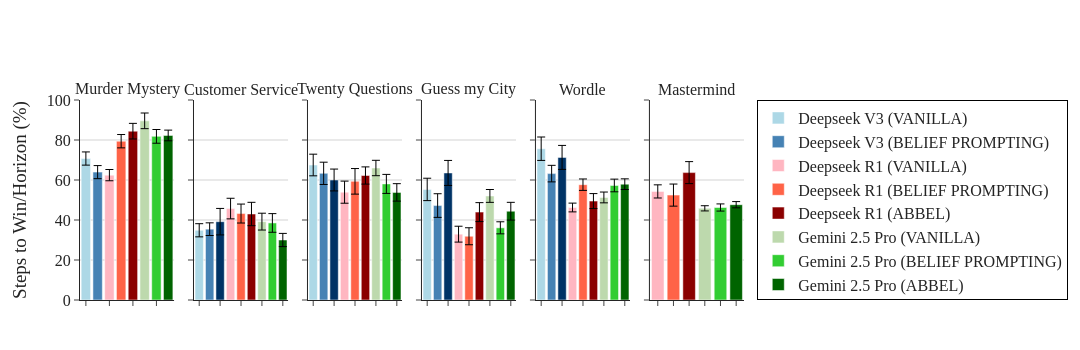

The cell this chart's notebook holds for it:
### Code cell
summary_df_steps = summarize_steps_to_win(df)
fig = plot_win_rates(summary_df_steps, metric='fraction_max_steps_to_win')
fig.show()

### Figure 1 — Plotly figure (JSON) as saved in the notebook; plotly's stock layout.template omitted (floating-point values rounded to 4 significant figures)
{"data": [{"error_y": {"array": [3.298], "color": "black", "thickness": 1, "type": "data", "visible": true, "width": 4}, "hovertemplate": "Env: Murder Mystery<br>Word Limit: None<br>Model: Deepseek V3 (VANILLA)<br>Success Rate: {y:.2f}%<br>SEM: 3.30%<br>N: 34", "marker": {"color": "#ADD8E6"}, "name": "Deepseek V3 (VANILLA)", "showlegend": true, "type": "bar", "width": 0.8, "x": ["Deepseek V3 (VANILLA)"], "xaxis": "x", "y": [70.74], "yaxis": "y"}, {"error_y": {"array": [3.269], "color": "black", "thickness": 1, "type": "data", "visible": true, "width": 4}, "hovertemplate": "Env: Murder Mystery<br>Word Limit: None<br>Model: Deepseek V3 (BELIEF PROMPTING)<br>Success Rate: {y:.2f}%<br>SEM: 3.27%<br>N: 33", "marker": {"color": "#4682B4"}, "name": "Deepseek V3 (BELIEF PROMPTING)", "showlegend": true, "type": "bar", "width": 0.8, "x": ["Deepseek V3 (BELIEF PROMPTING)"], "xaxis": "x", "y": [63.94], "yaxis": "y"}, {"error_y": {"array": [2.809], "color": "black", "thickness": 1, "type": "data", "visible": true, "width": 4}, "hovertemplate": "Env: Murder Mystery<br>Word Limit: None<br>Model: Deepseek R1 (VANILLA)<br>Success Rate: {y:.2f}%<br>SEM: 2.81%<br>N: 39", "marker": {"color": "#FFB6C1"}, "name": "Deepseek R1 (VANILLA)", "showlegend": true, "type": "bar", "width": 0.8, "x": ["Deepseek R1 (VANILLA)"], "xaxis": "x", "y": [62.44], "yaxis": "y"}, {"error_y": {"array": [3.333], "color": "black", "thickness": 1, "type": "data", "visible": true, "width": 4}, "hovertemplate": "Env: Murder Mystery<br>Word Limit: None<br>Model: Deepseek R1 (BELIEF PROMPTING)<br>Success Rate: {y:.2f}%<br>SEM: 3.33%<br>N: 25", "marker": {"color": "#FF6347"}, "name": "Deepseek R1 (BELIEF PROMPTING)", "showlegend": true, "type": "bar", "width": 0.8, "x": ["Deepseek R1 (BELIEF PROMPTING)"], "xaxis": "x", "y": [79.4], "yaxis": "y"}, {"error_y": {"array": [3.903], "color": "black", "thickness": 1, "type": "data", "visible": true, "width": 4}, "hovertemplate": "Env: Murder Mystery<br>Word Limit: None<br>Model: Deepseek R1 (ABBEL)<br>Success Rate: {y:.2f}%<br>SEM: 3.90%<br>N: 17", "marker": {"color": "#8B0000"}, "name": "Deepseek R1 (ABBEL)", "showlegend": true, "type": "bar", "width": 0.8, "x": ["Deepseek R1 (ABBEL)"], "xaxis": "x", "y": [84.41], "yaxis": "y"}, {"error_y": {"array": [3.915], "color": "black", "thickness": 1, "type": "data", "visible": true, "width": 4}, "hovertemplate": "Env: Murder Mystery<br>Word Limit: None<br>Model: Gemini 2.5 Pro (VANILLA)<br>Success Rate: {y:.2f}%<br>SEM: 3.91%<br>N: 12", "marker": {"color": "#BDD9AD"}, "name": "Gemini 2.5 Pro (VANILLA)", "showlegend": true, "type": "bar", "width": 0.8, "x": ["Gemini 2.5 Pro (VANILLA)"], "xaxis": "x", "y": [89.58], "yaxis": "y"}, {"error_y": {"array": [3.427], "color": "black", "thickness": 1, "type": "data", "visible": true, "width": 4}, "hovertemplate": "Env: Murder Mystery<br>Word Limit: None<br>Model: Gemini 2.5 Pro (BELIEF PROMPTING)<br>Success Rate: {y:.2f}%<br>SEM: 3.43%<br>N: 22", "marker": {"color": "#32CD32"}, "name": "Gemini 2.5 Pro (BELIEF PROMPTING)", "showlegend": true, "type": "bar", "width": 0.8, "x": ["Gemini 2.5 Pro (BELIEF PROMPTING)"], "xaxis": "x", "y": [81.82], "yaxis": "y"}, {"error_y": {"array": [2.675], "color": "black", "thickness": 1, "type": "data", "visible": true, "width": 4}, "hovertemplate": "Env: Murder Mystery<br>Word Limit: None<br>Model: Gemini 2.5 Pro (ABBEL)<br>Success Rate: {y:.2f}%<br>SEM: 2.67%<br>N: 33", "marker": {"color": "#006400"}, "name": "Gemini 2.5 Pro (ABBEL)", "showlegend": true, "type": "bar", "width": 0.8, "x": ["Gemini 2.5 Pro (ABBEL)"], "xaxis": "x", "y": [82.27], "yaxis": "y"}, {"error_y": {"array": [3.288], "color": "black", "thickness": 1, "type": "data", "visible": true, "width": 4}, "hovertemplate": "Env: Customer Service<br>Word Limit: None<br>Model: Deepseek V3 (VANILLA)<br>Success Rate: {y:.2f}%<br>SEM: 3.29%<br>N: 36", "marker": {"color": "#ADD8E6"}, "name": "Deepseek V3 (VANILLA)", "showlegend": false, "type": "bar", "width": 0.8, "x": ["Deepseek V3 (VANILLA)"], "xaxis": "x2", "y": [34.86], "yaxis": "y2"}, {"error_y": {"array": [3.165], "color": "black", "thickness": 1, "type": "data", "visible": true, "width": 4}, "hovertemplate": "Env: Customer Service<br>Word Limit: None<br>Model: Deepseek V3 (BELIEF PROMPTING)<br>Success Rate: {y:.2f}%<br>SEM: 3.16%<br>N: 36", "marker": {"color": "#4682B4"}, "name": "Deepseek V3 (BELIEF PROMPTING)", "showlegend": false, "type": "bar", "width": 0.8, "x": ["Deepseek V3 (BELIEF PROMPTING)"], "xaxis": "x2", "y": [35.42], "yaxis": "y2"}, {"error_y": {"array": [6.621], "color": "black", "thickness": 1, "type": "data", "visible": true, "width": 4}, "hovertemplate": "Env: Customer Service<br>Word Limit: None<br>Model: Deepseek V3 (ABBEL)<br>Success Rate: {y:.2f}%<br>SEM: 6.62%<br>N: 18", "marker": {"color": "#003366"}, "name": "Deepseek V3 (ABBEL)", "showlegend": false, "type": "bar", "width": 0.8, "x": ["Deepseek V3 (ABBEL)"], "xaxis": "x2", "y": [39.17], "yaxis": "y2"}, {"error_y": {"array": [5.148], "color": "black", "thickness": 1, "type": "data", "visible": true, "width": 4}, "hovertemplate": "Env: Customer Service<br>Word Limit: None<br>Model: Deepseek R1 (VANILLA)<br>Success Rate: {y:.2f}%<br>SEM: 5.15%<br>N: 28", "marker": {"color": "#FFB6C1"}, "name": "Deepseek R1 (VANILLA)", "showlegend": false, "type": "bar", "width": 0.8, "x": ["Deepseek R1 (VANILLA)"], "xaxis": "x2", "y": [45.71], "yaxis": "y2"}, {"error_y": {"array": [4.738], "color": "black", "thickness": 1, "type": "data", "visible": true, "width": 4}, "hovertemplate": "Env: Customer Service<br>Word Limit: None<br>Model: Deepseek R1 (BELIEF PROMPTING)<br>Success Rate: {y:.2f}%<br>SEM: 4.74%<br>N: 31", "marker": {"color": "#FF6347"}, "name": "Deepseek R1 (BELIEF PROMPTING)", "showlegend": false, "type": "bar", "width": 0.8, "x": ["Deepseek R1 (BELIEF PROMPTING)"], "xaxis": "x2", "y": [43.23], "yaxis": "y2"}, {"error_y": {"array": [5.842], "color": "black", "thickness": 1, "type": "data", "visible": true, "width": 4}, "hovertemplate": "Env: Customer Service<br>Word Limit: None<br>Model: Deepseek R1 (ABBEL)<br>Success Rate: {y:.2f}%<br>SEM: 5.84%<br>N: 20", "marker": {"color": "#8B0000"}, "name": "Deepseek R1 (ABBEL)", "showlegend": false, "type": "bar", "width": 0.8, "x": ["Deepseek R1 (ABBEL)"], "xaxis": "x2", "y": [43.0], "yaxis": "y2"}, {"error_y": {"array": [4.207], "color": "black", "thickness": 1, "type": "data", "visible": true, "width": 4}, "hovertemplate": "Env: Customer Service<br>Word Limit: None<br>Model: Gemini 2.5 Pro (VANILLA)<br>Success Rate: {y:.2f}%<br>SEM: 4.21%<br>N: 37", "marker": {"color": "#BDD9AD"}, "name": "Gemini 2.5 Pro (VANILLA)", "showlegend": false, "type": "bar", "width": 0.8, "x": ["Gemini 2.5 Pro (VANILLA)"], "xaxis": "x2", "y": [39.19], "yaxis": "y2"}, {"error_y": {"array": [4.666], "color": "black", "thickness": 1, "type": "data", "visible": true, "width": 4}, "hovertemplate": "Env: Customer Service<br>Word Limit: None<br>Model: Gemini 2.5 Pro (BELIEF PROMPTING)<br>Success Rate: {y:.2f}%<br>SEM: 4.67%<br>N: 34", "marker": {"color": "#32CD32"}, "name": "Gemini 2.5 Pro (BELIEF PROMPTING)", "showlegend": false, "type": "bar", "width": 0.8, "x": ["Gemini 2.5 Pro (BELIEF PROMPTING)"], "xaxis": "x2", "y": [38.53], "yaxis": "y2"}, {"error_y": {"array": [3.3], "color": "black", "thickness": 1, "type": "data", "visible": true, "width": 4}, "hovertemplate": "Env: Customer Service<br>Word Limit: None<br>Model: Gemini 2.5 Pro (ABBEL)<br>Success Rate: {y:.2f}%<br>SEM: 3.30%<br>N: 33", "marker": {"color": "#006400"}, "name": "Gemini 2.5 Pro (ABBEL)", "showlegend": false, "type": "bar", "width": 0.8, "x": ["Gemini 2.5 Pro (ABBEL)"], "xaxis": "x2", "y": [30.0], "yaxis": "y2"}, {"error_y": {"array": [5.411], "color": "black", "thickness": 1, "type": "data", "visible": true, "width": 4}, "hovertemplate": "Env: Twenty Questions<br>Word Limit: None<br>Model: Deepseek V3 (VANILLA)<br>Success Rate: {y:.2f}%<br>SEM: 5.41%<br>N: 20", "marker": {"color": "#ADD8E6"}, "name": "Deepseek V3 (VANILLA)", "showlegend": false, "type": "bar", "width": 0.8, "x": ["Deepseek V3 (VANILLA)"], "xaxis": "x3", "y": [67.5], "yaxis": "y3"}, {"error_y": {"array": [5.571], "color": "black", "thickness": 1, "type": "data", "visible": true, "width": 4}, "hovertemplate": "Env: Twenty Questions<br>Word Limit: None<br>Model: Deepseek V3 (BELIEF PROMPTING)<br>Success Rate: {y:.2f}%<br>SEM: 5.57%<br>N: 24", "marker": {"color": "#4682B4"}, "name": "Deepseek V3 (BELIEF PROMPTING)", "showlegend": false, "type": "bar", "width": 0.8, "x": ["Deepseek V3 (BELIEF PROMPTING)"], "xaxis": "x3", "y": [63.33], "yaxis": "y3"}, {"error_y": {"array": [5.466], "color": "black", "thickness": 1, "type": "data", "visible": true, "width": 4}, "hovertemplate": "Env: Twenty Questions<br>Word Limit: None<br>Model: Deepseek V3 (ABBEL)<br>Success Rate: {y:.2f}%<br>SEM: 5.47%<br>N: 21", "marker": {"color": "#003366"}, "name": "Deepseek V3 (ABBEL)", "showlegend": false, "type": "bar", "width": 0.8, "x": ["Deepseek V3 (ABBEL)"], "xaxis": "x3", "y": [60.0], "yaxis": "y3"}, {"error_y": {"array": [5.525], "color": "black", "thickness": 1, "type": "data", "visible": true, "width": 4}, "hovertemplate": "Env: Twenty Questions<br>Word Limit: None<br>Model: Deepseek R1 (VANILLA)<br>Success Rate: {y:.2f}%<br>SEM: 5.53%<br>N: 23", "marker": {"color": "#FFB6C1"}, "name": "Deepseek R1 (VANILLA)", "showlegend": false, "type": "bar", "width": 0.8, "x": ["Deepseek R1 (VANILLA)"], "xaxis": "x3", "y": [53.91], "yaxis": "y3"}, {"error_y": {"array": [6.397], "color": "black", "thickness": 1, "type": "data", "visible": true, "width": 4}, "hovertemplate": "Env: Twenty Questions<br>Word Limit: None<br>Model: Deepseek R1 (BELIEF PROMPTING)<br>Success Rate: {y:.2f}%<br>SEM: 6.40%<br>N: 15", "marker": {"color": "#FF6347"}, "name": "Deepseek R1 (BELIEF PROMPTING)", "showlegend": false, "type": "bar", "width": 0.8, "x": ["Deepseek R1 (BELIEF PROMPTING)"], "xaxis": "x3", "y": [59.33], "yaxis": "y3"}, {"error_y": {"array": [4.299], "color": "black", "thickness": 1, "type": "data", "visible": true, "width": 4}, "hovertemplate": "Env: Twenty Questions<br>Word Limit: None<br>Model: Deepseek R1 (ABBEL)<br>Success Rate: {y:.2f}%<br>SEM: 4.30%<br>N: 20", "marker": {"color": "#8B0000"}, "name": "Deepseek R1 (ABBEL)", "showlegend": false, "type": "bar", "width": 0.8, "x": ["Deepseek R1 (ABBEL)"], "xaxis": "x3", "y": [62.25], "yaxis": "y3"}, {"error_y": {"array": [3.846], "color": "black", "thickness": 1, "type": "data", "visible": true, "width": 4}, "hovertemplate": "Env: Twenty Questions<br>Word Limit: None<br>Model: Gemini 2.5 Pro (VANILLA)<br>Success Rate: {y:.2f}%<br>SEM: 3.85%<br>N: 30", "marker": {"color": "#BDD9AD"}, "name": "Gemini 2.5 Pro (VANILLA)", "showlegend": false, "type": "bar", "width": 0.8, "x": ["Gemini 2.5 Pro (VANILLA)"], "xaxis": "x3", "y": [66.0], "yaxis": "y3"}, {"error_y": {"array": [4.754], "color": "black", "thickness": 1, "type": "data", "visible": true, "width": 4}, "hovertemplate": "Env: Twenty Questions<br>Word Limit: None<br>Model: Gemini 2.5 Pro (BELIEF PROMPTING)<br>Success Rate: {y:.2f}%<br>SEM: 4.75%<br>N: 23", "marker": {"color": "#32CD32"}, "name": "Gemini 2.5 Pro (BELIEF PROMPTING)", "showlegend": false, "type": "bar", "width": 0.8, "x": ["Gemini 2.5 Pro (BELIEF PROMPTING)"], "xaxis": "x3", "y": [58.04], "yaxis": "y3"}, {"error_y": {"array": [4.371], "color": "black", "thickness": 1, "type": "data", "visible": true, "width": 4}, "hovertemplate": "Env: Twenty Questions<br>Word Limit: None<br>Model: Gemini 2.5 Pro (ABBEL)<br>Success Rate: {y:.2f}%<br>SEM: 4.37%<br>N: 25", "marker": {"color": "#006400"}, "name": "Gemini 2.5 Pro (ABBEL)", "showlegend": false, "type": "bar", "width": 0.8, "x": ["Gemini 2.5 Pro (ABBEL)"], "xaxis": "x3", "y": [53.8], "yaxis": "y3"}, {"error_y": {"array": [5.598], "color": "black", "thickness": 1, "type": "data", "visible": true, "width": 4}, "hovertemplate": "Env: Guess my City<br>Word Limit: None<br>Model: Deepseek V3 (VANILLA)<br>Success Rate: {y:.2f}%<br>SEM: 5.60%<br>N: 17", "marker": {"color": "#ADD8E6"}, "name": "Deepseek V3 (VANILLA)", "showlegend": false, "type": "bar", "width": 0.8, "x": ["Deepseek V3 (VANILLA)"], "xaxis": "x4", "y": [55.29], "yaxis": "y4"}, {"error_y": {"array": [5.916], "color": "black", "thickness": 1, "type": "data", "visible": true, "width": 4}, "hovertemplate": "Env: Guess my City<br>Word Limit: None<br>Model: Deepseek V3 (BELIEF PROMPTING)<br>Success Rate: {y:.2f}%<br>SEM: 5.92%<br>N: 18", "marker": {"color": "#4682B4"}, "name": "Deepseek V3 (BELIEF PROMPTING)", "showlegend": false, "type": "bar", "width": 0.8, "x": ["Deepseek V3 (BELIEF PROMPTING)"], "xaxis": "x4", "y": [47.22], "yaxis": "y4"}, {"error_y": {"array": [6.254], "color": "black", "thickness": 1, "type": "data", "visible": true, "width": 4}, "hovertemplate": "Env: Guess my City<br>Word Limit: None<br>Model: Deepseek V3 (ABBEL)<br>Success Rate: {y:.2f}%<br>SEM: 6.25%<br>N: 17", "marker": {"color": "#003366"}, "name": "Deepseek V3 (ABBEL)", "showlegend": false, "type": "bar", "width": 0.8, "x": ["Deepseek V3 (ABBEL)"], "xaxis": "x4", "y": [63.53], "yaxis": "y4"}, {"error_y": {"array": [3.969], "color": "black", "thickness": 1, "type": "data", "visible": true, "width": 4}, "hovertemplate": "Env: Guess my City<br>Word Limit: None<br>Model: Deepseek R1 (VANILLA)<br>Success Rate: {y:.2f}%<br>SEM: 3.97%<br>N: 24", "marker": {"color": "#FFB6C1"}, "name": "Deepseek R1 (VANILLA)", "showlegend": false, "type": "bar", "width": 0.8, "x": ["Deepseek R1 (VANILLA)"], "xaxis": "x4", "y": [32.92], "yaxis": "y4"}, {"error_y": {"array": [4.244], "color": "black", "thickness": 1, "type": "data", "visible": true, "width": 4}, "hovertemplate": "Env: Guess my City<br>Word Limit: None<br>Model: Deepseek R1 (BELIEF PROMPTING)<br>Success Rate: {y:.2f}%<br>SEM: 4.24%<br>N: 24", "marker": {"color": "#FF6347"}, "name": "Deepseek R1 (BELIEF PROMPTING)", "showlegend": false, "type": "bar", "width": 0.8, "x": ["Deepseek R1 (BELIEF PROMPTING)"], "xaxis": "x4", "y": [31.88], "yaxis": "y4"}, {"error_y": {"array": [4.738], "color": "black", "thickness": 1, "type": "data", "visible": true, "width": 4}, "hovertemplate": "Env: Guess my City<br>Word Limit: None<br>Model: Deepseek R1 (ABBEL)<br>Success Rate: {y:.2f}%<br>SEM: 4.74%<br>N: 19", "marker": {"color": "#8B0000"}, "name": "Deepseek R1 (ABBEL)", "showlegend": false, "type": "bar", "width": 0.8, "x": ["Deepseek R1 (ABBEL)"], "xaxis": "x4", "y": [43.95], "yaxis": "y4"}, {"error_y": {"array": [3.213], "color": "black", "thickness": 1, "type": "data", "visible": true, "width": 4}, "hovertemplate": "Env: Guess my City<br>Word Limit: None<br>Model: Gemini 2.5 Pro (VANILLA)<br>Success Rate: {y:.2f}%<br>SEM: 3.21%<br>N: 32", "marker": {"color": "#BDD9AD"}, "name": "Gemini 2.5 Pro (VANILLA)", "showlegend": false, "type": "bar", "width": 0.8, "x": ["Gemini 2.5 Pro (VANILLA)"], "xaxis": "x4", "y": [52.03], "yaxis": "y4"}, {"error_y": {"array": [3.01], "color": "black", "thickness": 1, "type": "data", "visible": true, "width": 4}, "hovertemplate": "Env: Guess my City<br>Word Limit: None<br>Model: Gemini 2.5 Pro (BELIEF PROMPTING)<br>Success Rate: {y:.2f}%<br>SEM: 3.01%<br>N: 32", "marker": {"color": "#32CD32"}, "name": "Gemini 2.5 Pro (BELIEF PROMPTING)", "showlegend": false, "type": "bar", "width": 0.8, "x": ["Gemini 2.5 Pro (BELIEF PROMPTING)"], "xaxis": "x4", "y": [36.09], "yaxis": "y4"}, {"error_y": {"array": [4.437], "color": "black", "thickness": 1, "type": "data", "visible": true, "width": 4}, "hovertemplate": "Env: Guess my City<br>Word Limit: None<br>Model: Gemini 2.5 Pro (ABBEL)<br>Success Rate: {y:.2f}%<br>SEM: 4.44%<br>N: 33", "marker": {"color": "#006400"}, "name": "Gemini 2.5 Pro (ABBEL)", "showlegend": false, "type": "bar", "width": 0.8, "x": ["Gemini 2.5 Pro (ABBEL)"], "xaxis": "x4", "y": [44.39], "yaxis": "y4"}, {"error_y": {"array": [5.852], "color": "black", "thickness": 1, "type": "data", "visible": true, "width": 4}, "hovertemplate": "Env: Wordle<br>Word Limit: None<br>Model: Deepseek V3 (VANILLA)<br>Success Rate: {y:.2f}%<br>SEM: 5.85%<br>N: 13", "marker": {"color": "#ADD8E6"}, "name": "Deepseek V3 (VANILLA)", "showlegend": false, "type": "bar", "width": 0.8, "x": ["Deepseek V3 (VANILLA)"], "xaxis": "x5", "y": [75.64], "yaxis": "y5"}, {"error_y": {"array": [4.134], "color": "black", "thickness": 1, "type": "data", "visible": true, "width": 4}, "hovertemplate": "Env: Wordle<br>Word Limit: None<br>Model: Deepseek V3 (BELIEF PROMPTING)<br>Success Rate: {y:.2f}%<br>SEM: 4.13%<br>N: 24", "marker": {"color": "#4682B4"}, "name": "Deepseek V3 (BELIEF PROMPTING)", "showlegend": false, "type": "bar", "width": 0.8, "x": ["Deepseek V3 (BELIEF PROMPTING)"], "xaxis": "x5", "y": [63.19], "yaxis": "y5"}, {"error_y": {"array": [5.996], "color": "black", "thickness": 1, "type": "data", "visible": true, "width": 4}, "hovertemplate": "Env: Wordle<br>Word Limit: None<br>Model: Deepseek V3 (ABBEL)<br>Success Rate: {y:.2f}%<br>SEM: 6.00%<br>N: 18", "marker": {"color": "#003366"}, "name": "Deepseek V3 (ABBEL)", "showlegend": false, "type": "bar", "width": 0.8, "x": ["Deepseek V3 (ABBEL)"], "xaxis": "x5", "y": [71.3], "yaxis": "y5"}, {"error_y": {"array": [2.192], "color": "black", "thickness": 1, "type": "data", "visible": true, "width": 4}, "hovertemplate": "Env: Wordle<br>Word Limit: None<br>Model: Deepseek R1 (VANILLA)<br>Success Rate: {y:.2f}%<br>SEM: 2.19%<br>N: 40", "marker": {"color": "#FFB6C1"}, "name": "Deepseek R1 (VANILLA)", "showlegend": false, "type": "bar", "width": 0.8, "x": ["Deepseek R1 (VANILLA)"], "xaxis": "x5", "y": [46.25], "yaxis": "y5"}, {"error_y": {"array": [2.859], "color": "black", "thickness": 1, "type": "data", "visible": true, "width": 4}, "hovertemplate": "Env: Wordle<br>Word Limit: None<br>Model: Deepseek R1 (BELIEF PROMPTING)<br>Success Rate: {y:.2f}%<br>SEM: 2.86%<br>N: 37", "marker": {"color": "#FF6347"}, "name": "Deepseek R1 (BELIEF PROMPTING)", "showlegend": false, "type": "bar", "width": 0.8, "x": ["Deepseek R1 (BELIEF PROMPTING)"], "xaxis": "x5", "y": [57.66], "yaxis": "y5"}, {"error_y": {"array": [3.745], "color": "black", "thickness": 1, "type": "data", "visible": true, "width": 4}, "hovertemplate": "Env: Wordle<br>Word Limit: None<br>Model: Deepseek R1 (ABBEL)<br>Success Rate: {y:.2f}%<br>SEM: 3.75%<br>N: 31", "marker": {"color": "#8B0000"}, "name": "Deepseek R1 (ABBEL)", "showlegend": false, "type": "bar", "width": 0.8, "x": ["Deepseek R1 (ABBEL)"], "xaxis": "x5", "y": [49.46], "yaxis": "y5"}, {"error_y": {"array": [2.696], "color": "black", "thickness": 1, "type": "data", "visible": true, "width": 4}, "hovertemplate": "Env: Wordle<br>Word Limit: None<br>Model: Gemini 2.5 Pro (VANILLA)<br>Success Rate: {y:.2f}%<br>SEM: 2.70%<br>N: 39", "marker": {"color": "#BDD9AD"}, "name": "Gemini 2.5 Pro (VANILLA)", "showlegend": false, "type": "bar", "width": 0.8, "x": ["Gemini 2.5 Pro (VANILLA)"], "xaxis": "x5", "y": [51.28], "yaxis": "y5"}, {"error_y": {"array": [3.169], "color": "black", "thickness": 1, "type": "data", "visible": true, "width": 4}, "hovertemplate": "Env: Wordle<br>Word Limit: None<br>Model: Gemini 2.5 Pro (BELIEF PROMPTING)<br>Success Rate: {y:.2f}%<br>SEM: 3.17%<br>N: 39", "marker": {"color": "#32CD32"}, "name": "Gemini 2.5 Pro (BELIEF PROMPTING)", "showlegend": false, "type": "bar", "width": 0.8, "x": ["Gemini 2.5 Pro (BELIEF PROMPTING)"], "xaxis": "x5", "y": [57.26], "yaxis": "y5"}, {"error_y": {"array": [2.668], "color": "black", "thickness": 1, "type": "data", "visible": true, "width": 4}, "hovertemplate": "Env: Wordle<br>Word Limit: None<br>Model: Gemini 2.5 Pro (ABBEL)<br>Success Rate: {y:.2f}%<br>SEM: 2.67%<br>N: 40", "marker": {"color": "#006400"}, "name": "Gemini 2.5 Pro (ABBEL)", "showlegend": false, "type": "bar", "width": 0.8, "x": ["Gemini 2.5 Pro (ABBEL)"], "xaxis": "x5", "y": [57.92], "yaxis": "y5"}, {"error_y": {"array": [3.286], "color": "black", "thickness": 1, "type": "data", "visible": true, "width": 4}, "hovertemplate": "Env: Mastermind<br>Word Limit: None<br>Model: Deepseek R1 (VANILLA)<br>Success Rate: {y:.2f}%<br>SEM: 3.29%<br>N: 33", "marker": {"color": "#FFB6C1"}, "name": "Deepseek R1 (VANILLA)", "showlegend": false, "type": "bar", "width": 0.8, "x": ["Deepseek R1 (VANILLA)"], "xaxis": "x6", "y": [54.29], "yaxis": "y6"}, {"error_y": {"array": [5.524], "color": "black", "thickness": 1, "type": "data", "visible": true, "width": 4}, "hovertemplate": "Env: Mastermind<br>Word Limit: None<br>Model: Deepseek R1 (BELIEF PROMPTING)<br>Success Rate: {y:.2f}%<br>SEM: 5.52%<br>N: 17", "marker": {"color": "#FF6347"}, "name": "Deepseek R1 (BELIEF PROMPTING)", "showlegend": false, "type": "bar", "width": 0.8, "x": ["Deepseek R1 (BELIEF PROMPTING)"], "xaxis": "x6", "y": [52.45], "yaxis": "y6"}, {"error_y": {"array": [5.498], "color": "black", "thickness": 1, "type": "data", "visible": true, "width": 4}, "hovertemplate": "Env: Mastermind<br>Word Limit: None<br>Model: Deepseek R1 (ABBEL)<br>Success Rate: {y:.2f}%<br>SEM: 5.50%<br>N: 14", "marker": {"color": "#8B0000"}, "name": "Deepseek R1 (ABBEL)", "showlegend": false, "type": "bar", "width": 0.8, "x": ["Deepseek R1 (ABBEL)"], "xaxis": "x6", "y": [63.69], "yaxis": "y6"}, {"error_y": {"array": [1.301], "color": "black", "thickness": 1, "type": "data", "visible": true, "width": 4}, "hovertemplate": "Env: Mastermind<br>Word Limit: None<br>Model: Gemini 2.5 Pro (VANILLA)<br>Success Rate: {y:.2f}%<br>SEM: 1.30%<br>N: 40", "marker": {"color": "#BDD9AD"}, "name": "Gemini 2.5 Pro (VANILLA)", "showlegend": false, "type": "bar", "width": 0.8, "x": ["Gemini 2.5 Pro (VANILLA)"], "xaxis": "x6", "y": [45.83], "yaxis": "y6"}, {"error_y": {"array": [1.789], "color": "black", "thickness": 1, "type": "data", "visible": true, "width": 4}, "hovertemplate": "Env: Mastermind<br>Word Limit: None<br>Model: Gemini 2.5 Pro (BELIEF PROMPTING)<br>Success Rate: {y:.2f}%<br>SEM: 1.79%<br>N: 40", "marker": {"color": "#32CD32"}, "name": "Gemini 2.5 Pro (BELIEF PROMPTING)", "showlegend": false, "type": "bar", "width": 0.8, "x": ["Gemini 2.5 Pro (BELIEF PROMPTING)"], "xaxis": "x6", "y": [46.25], "yaxis": "y6"}, {"error_y": {"array": [1.559], "color": "black", "thickness": 1, "type": "data", "visible": true, "width": 4}, "hovertemplate": "Env: Mastermind<br>Word Limit: None<br>Model: Gemini 2.5 Pro (ABBEL)<br>Success Rate: {y:.2f}%<br>SEM: 1.56%<br>N: 39", "marker": {"color": "#006400"}, "name": "Gemini 2.5 Pro (ABBEL)", "showlegend": false, "type": "bar", "width": 0.8, "x": ["Gemini 2.5 Pro (ABBEL)"], "xaxis": "x6", "y": [47.65], "yaxis": "y6"}], "layout": {"annotations": [{"font": {"size": 16}, "showarrow": false, "text": "Murder Mystery", "x": 0.07083, "xanchor": "center", "xref": "paper", "y": 1, "yanchor": "bottom", "yref": "paper"}, {"font": {"size": 16}, "showarrow": false, "text": "Customer Service", "x": 0.2425, "xanchor": "center", "xref": "paper", "y": 1, "yanchor": "bottom", "yref": "paper"}, {"font": {"size": 16}, "showarrow": false, "text": "Twenty Questions", "x": 0.4142, "xanchor": "center", "xref": "paper", "y": 1, "yanchor": "bottom", "yref": "paper"}, {"font": {"size": 16}, "showarrow": false, "text": "Guess my City", "x": 0.5858, "xanchor": "center", "xref": "paper", "y": 1, "yanchor": "bottom", "yref": "paper"}, {"font": {"size": 16}, "showarrow": false, "text": "Wordle", "x": 0.7575, "xanchor": "center", "xref": "paper", "y": 1, "yanchor": "bottom", "yref": "paper"}, {"font": {"size": 16}, "showarrow": false, "text": "Mastermind", "x": 0.9292, "xanchor": "center", "xref": "paper", "y": 1, "yanchor": "bottom", "yref": "paper"}], "barmode": "group", "font": {"family": "Computer Modern, serif", "size": 16}, "height": 350, "legend": {"bgcolor": "rgba(255,255,255,0.9)", "bordercolor": "black", "borderwidth": 1, "orientation": "v", "x": 1.02, "xanchor": "left", "y": 0.5, "yanchor": "middle"}, "margin": {"b": 50, "l": 80, "r": 80, "t": 100}, "plot_bgcolor": "white", "showlegend": true, "width": 1080, "xaxis": {"anchor": "y", "domain": [0, 0.1417], "showticklabels": false}, "xaxis2": {"anchor": "y2", "domain": [0.1717, 0.3133], "showticklabels": false}, "xaxis3": {"anchor": "y3", "domain": [0.3433, 0.485], "showticklabels": false}, "xaxis4": {"anchor": "y4", "domain": [0.515, 0.6567], "showticklabels": false}, "xaxis5": {"anchor": "y5", "domain": [0.6867, 0.8283], "showticklabels": false}, "xaxis6": {"anchor": "y6", "domain": [0.8583, 1], "showticklabels": false}, "yaxis": {"anchor": "x", "domain": [0, 1], "gridcolor": "lightgray", "range": [0, 100], "showgrid": true, "title": {"text": "Steps to Win/Horizon (%)"}}, "yaxis2": {"anchor": "x2", "domain": [0, 1], "gridcolor": "lightgray", "matches": "y", "range": [0, 100], "showgrid": true, "showticklabels": false}, "yaxis3": {"anchor": "x3", "domain": [0, 1], "gridcolor": "lightgray", "matches": "y", "range": [0, 100], "showgrid": true, "showticklabels": false}, "yaxis4": {"anchor": "x4", "domain": [0, 1], "gridcolor": "lightgray", "matches": "y", "range": [0, 100], "showgrid": true, "showticklabels": false}, "yaxis5": {"anchor": "x5", "domain": [0, 1], "gridcolor": "lightgray", "matches": "y", "range": [0, 100], "showgrid": true, "showticklabels": false}, "yaxis6": {"anchor": "x6", "domain": [0, 1], "gridcolor": "lightgray", "matches": "y", "range": [0, 100], "showgrid": true, "showticklabels": false}}}
